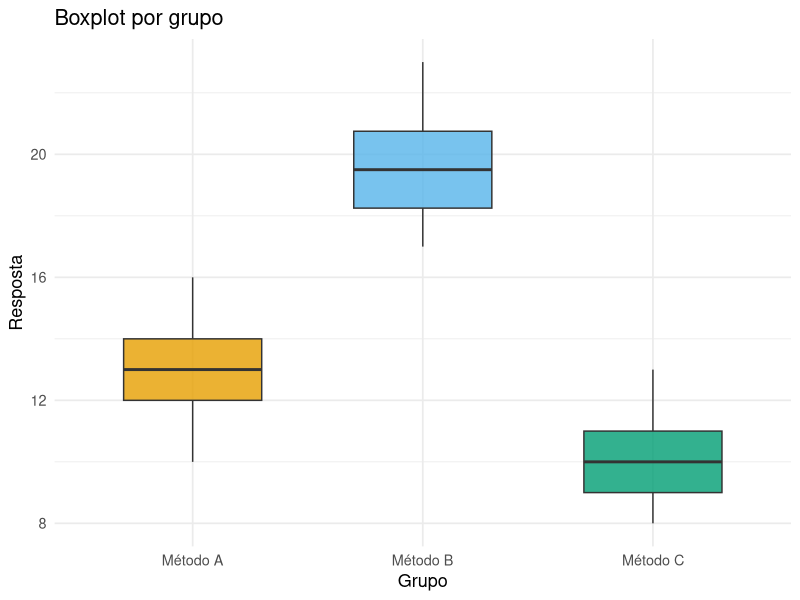
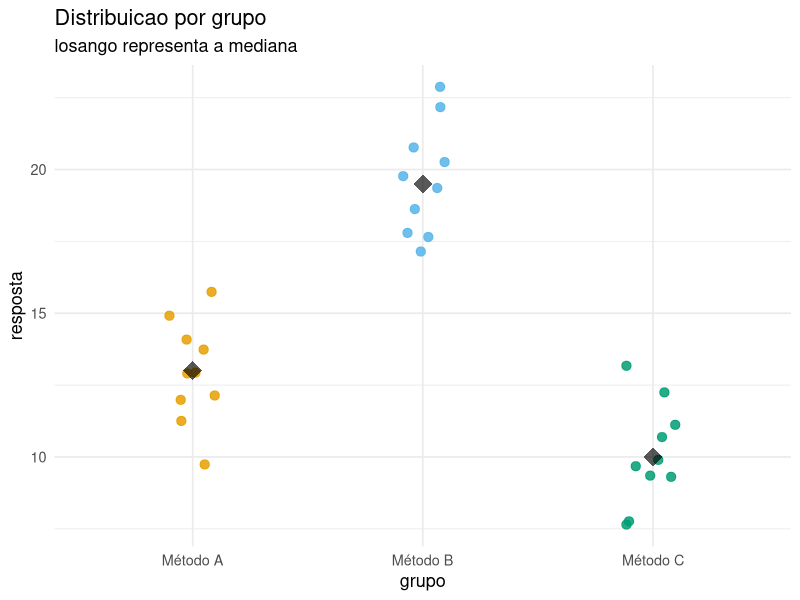

These charts were generated, in order, by the following R code:
# Teste de Kruskal-Wallis ----
# Alternativa não-paramétrica ao ANOVA de 1 via
# Não depende de distribuição normal
# Funciona bem com dados assimétricos
# Usa postos, não valores absolutos
# Valores extremos não "puxam" os resultados
# Pode usar rankings, notas, escalas subjetivas

# Configuracoes ----
options(scipen = 999)

# Pacotes ----
library(ggplot2)
library(dplyr)
library(rstatix)

# Dados ----
dados <- data.frame(
  Grupo = factor(c(
    rep("Método A", 10),
    rep("Método B", 10),
    rep("Método C", 10))),
  Resposta = c(
    12, 15, 14, 10, 13, 11, 16, 14, 12, 13,
    18, 20, 17, 19, 21, 18, 22, 20, 19, 23,
    11,  9, 10, 12,  8, 11,  9, 10, 13,  8))

# Resumo estatistico ----
resumo_grupos <- dados %>%
  group_by(Grupo) %>%
  summarise(
    n = n(),
    mediana = median(Resposta),
    media = mean(Resposta),
    desvio_padrao = sd(Resposta),
    minimo = min(Resposta),
    maximo = max(Resposta))

print(resumo_grupos)

# Boxplot ----
paleta_okabe_ito <- c(
  "Método A" = "#e69f00",
  "Método B" = "#56b4e9",
  "Método C" = "#009e73")

ggplot(dados, aes(x = Grupo, y = Resposta, fill = Grupo)) +
  geom_boxplot(alpha = 0.8, width = 0.6) +
  scale_fill_manual(values = paleta_okabe_ito) +
  theme_minimal(base_size = 13) +
  theme(legend.position = "none") +
  labs(title = "Boxplot por grupo", x = "Grupo", y = "Resposta")

# Kruskal-wallis ----
kruskal.test(Resposta ~ Grupo, data = dados)

# Pos-teste de Dunn (todos vs. todos) ----
dados %>% dunn_test(Resposta ~ Grupo, p.adjust.method = "bonferroni")

# Grafico com pontos ----
ggplot(dados, aes(x = Grupo, y = Resposta, color = Grupo)) +
  geom_jitter(width = 0.12, size = 2.8, alpha = 0.85) +
  stat_summary(fun = median, geom = "point", shape = 18, size = 6,
    color = "#000000", alpha = 0.65) +
  scale_color_manual(values = paleta_okabe_ito) +
  theme_minimal(base_size = 13) +
  theme(legend.position = "none") +
  labs(title = "Distribuicao por grupo",
       subtitle = "losango representa a mediana",
       x = "grupo", y = "resposta")
